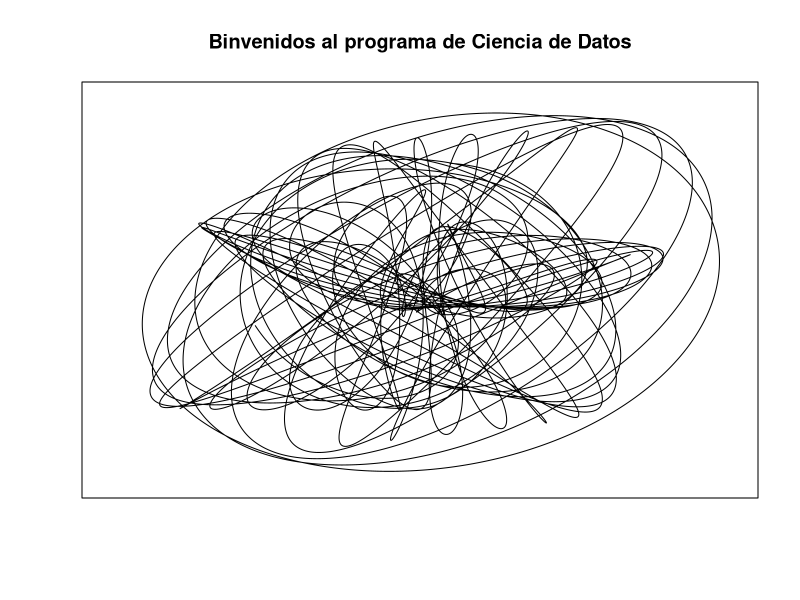

The R script that drew this image:
# Art and code from https://github.com/aschinchon - Beautiful Curves: The Harmonograph
pdf("my2Output.pdf")
out <- "Bienvenidos al programa de Ciencia de Datos!!"
print(out)
f1=jitter(sample(c(2,3),1));f2=jitter(sample(c(2,3),1));f3=jitter(sample(c(2,3),1));f4=jitter(sample(c(2,3),1))
d1=runif(1,0,1e-02);d2=runif(1,0,1e-02);d3=runif(1,0,1e-02);d4=runif(1,0,1e-02)
p1=runif(1,0,pi);p2=runif(1,0,pi);p3=runif(1,0,pi);p4=runif(1,0,pi)
xt = function(t) exp(-d1*t)*sin(t*f1+p1)+exp(-d2*t)*sin(t*f2+p2)
yt = function(t) exp(-d3*t)*sin(t*f3+p3)+exp(-d4*t)*sin(t*f4+p4)
t=seq(1, 100, by=.001)
dat=data.frame(t=t, x=xt(t), y=yt(t))
with(dat, plot(x,y, type="l", xlim =c(-2,2), ylim =c(-2,2), xlab = "", ylab = "", xaxt='n', yaxt='n', main="Binvenidos al programa de Ciencia de Datos"))
dev.off()
